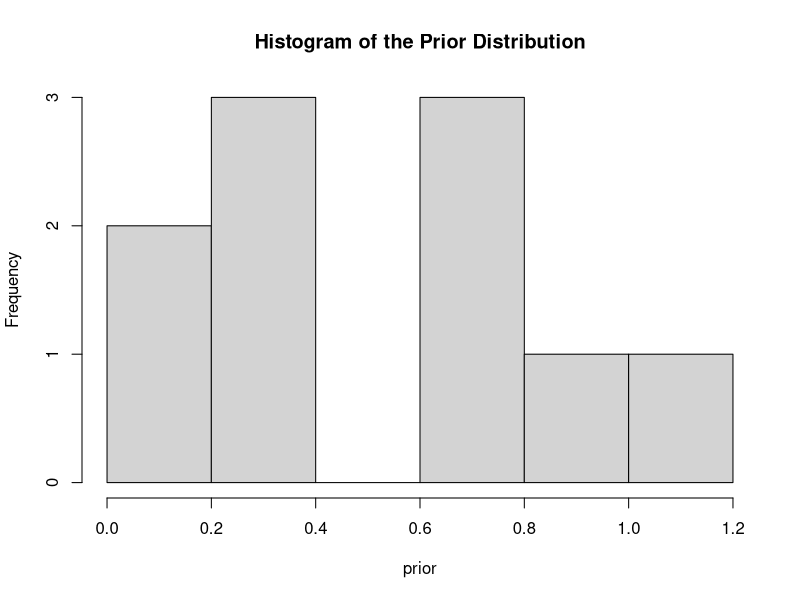
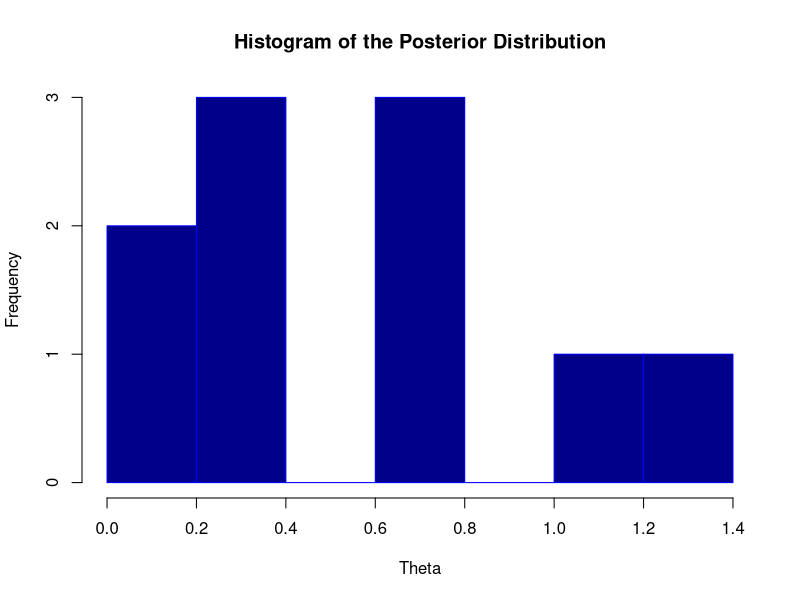
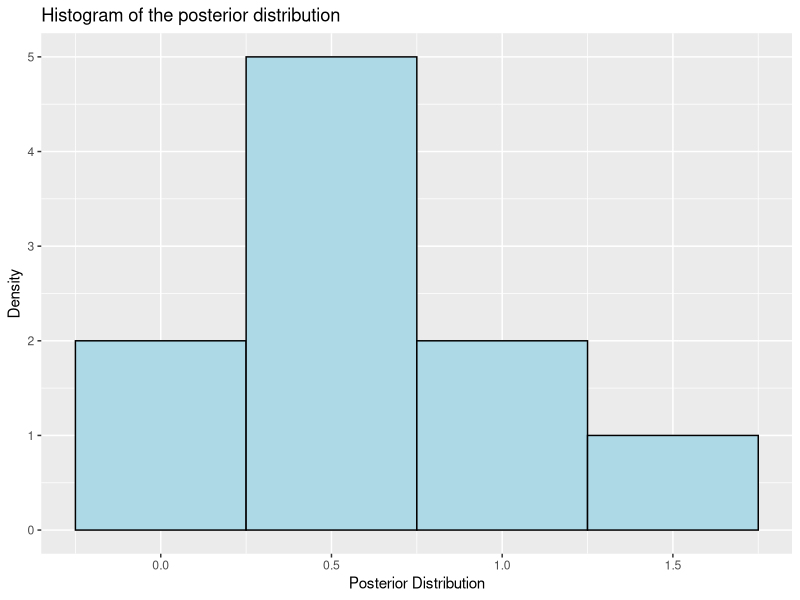
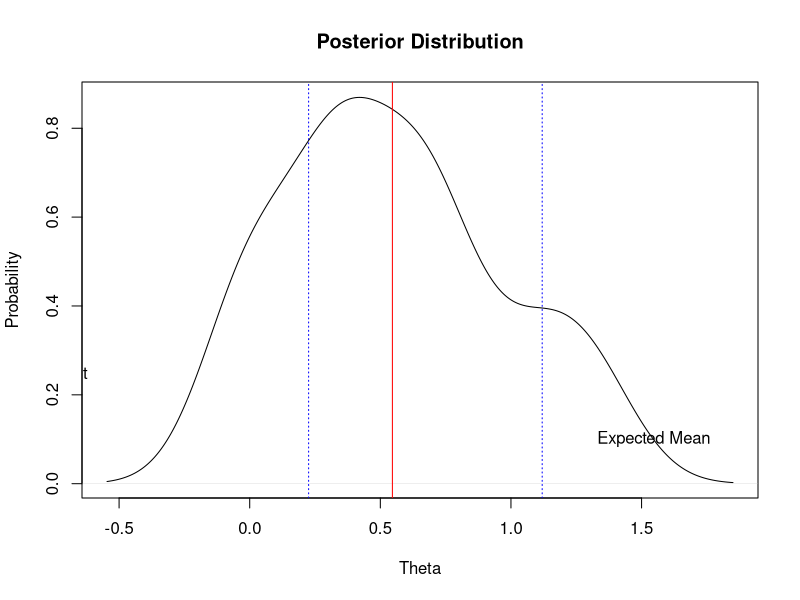
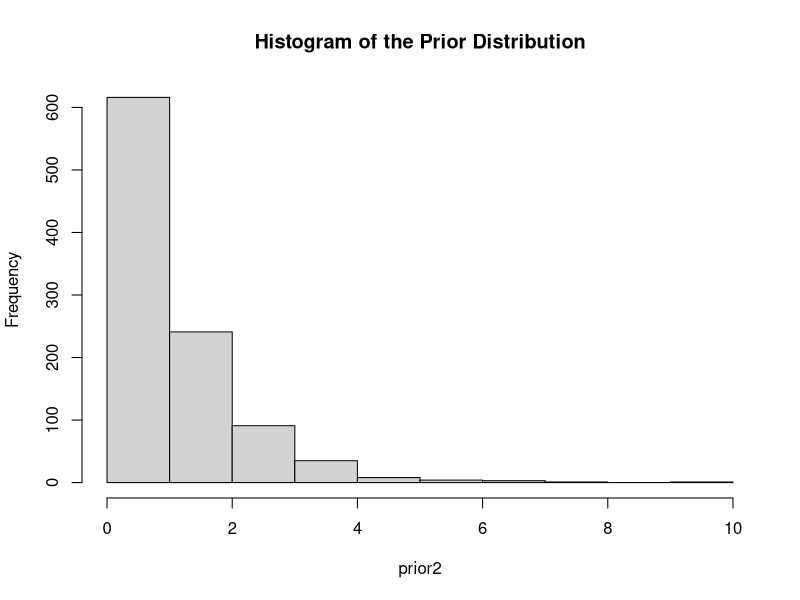
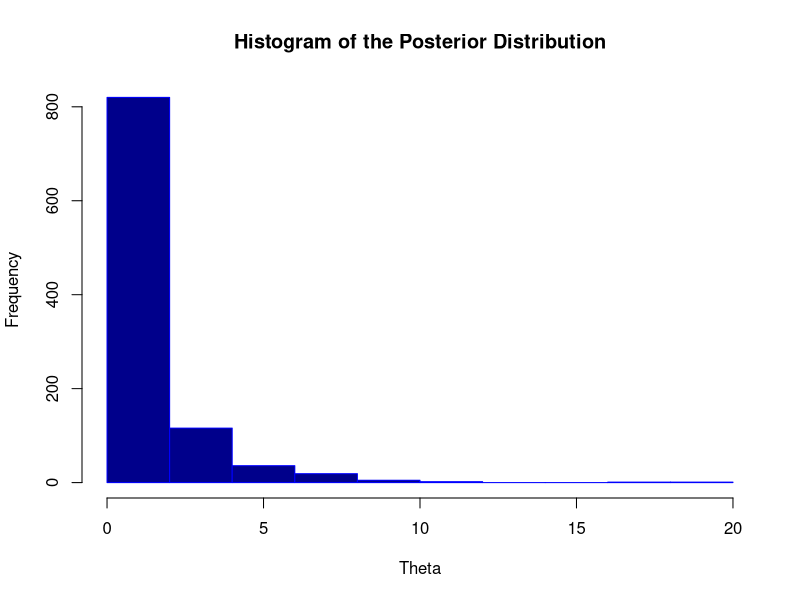
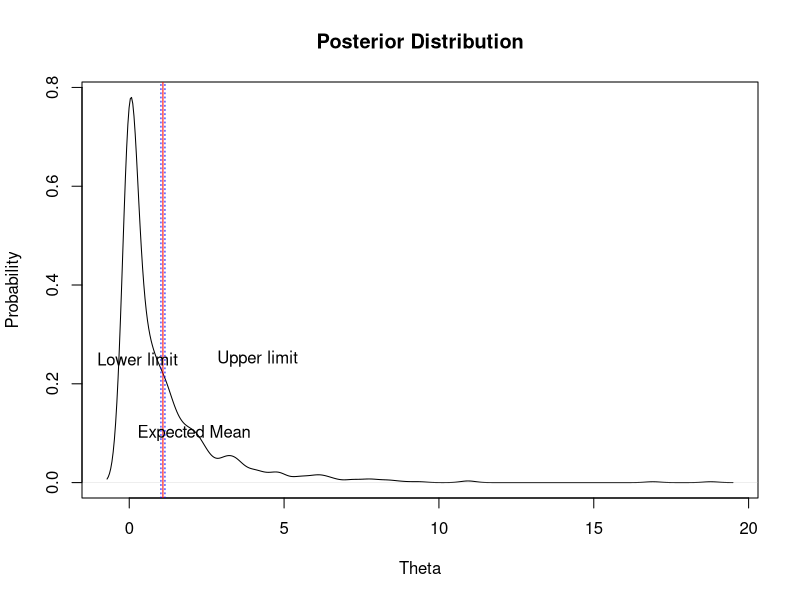

Reproduce these figures in R, in order.
## ---- chunk 1
knitr::opts_chunk$set(echo = TRUE)
## ---- chunk 2
likelihood<-rpois(10, 1)
alpha_0=1
beta_0=1

prior<-rgamma(10, alpha_0, beta_0)
hist(prior, main="Histogram of the Prior Distribution")

posterior<-likelihood*prior
posterior1<-as.data.frame(posterior)
## ---- chunk 3
hist(posterior, main="Histogram of the Posterior Distribution", xlab="Theta", ylab="Frequency", border="blue", col="darkblue")
d<-density(posterior)
## ---- chunk 4
library(ggplot2)
p<-ggplot(posterior1, aes(x=posterior)) +  geom_histogram(binwidth=0.5, color="black", fill="lightblue") 
p + ggtitle("Histogram of the posterior distribution") + ylab("Density") + xlab("Posterior Distribution") + theme(legend.position = "top" )
## ---- chunk 5
alpha_1=sum(posterior, na.rm = FALSE)+alpha_0
alpha_1

beta_1=beta_0+10
beta_1

cred<-qgamma(c(0.025,0.975), shape=alpha_1, rate=beta_1)
## ---- chunk 6
mean(posterior)

plot(d, main="Posterior Distribution", xlab="Theta", ylab="Probability")
abline(v=mean(posterior), col="red", lty=1) 
text(mean(posterior)+1,0.1,labels="Expected Mean", cex=1)

cred[1]

abline(v=cred[1], col="blue", lty=3)
text(cred[1]-1,0.25,labels="Lower limit", cex=1)

cred[2]

abline(v=cred[2], col="blue", lty=3)
text(cred[2]+1,0.25,labels="Upper limit", cex=1)
## ---- chunk 7
likelihood2<-rpois(1000, 1)

prior2<-rgamma(1000, alpha_0, beta_0)
hist(prior2, main="Histogram of the Prior Distribution")

posterior2<-likelihood2*prior2
posterior2_<-as.data.frame(posterior2)
## ---- chunk 8
hist(posterior2, main="Histogram of the Posterior Distribution", xlab="Theta", ylab="Frequency", border="blue", 
     col="darkblue")
d2<-density(posterior2)
## ---- chunk 9
alpha_1=sum(posterior2)+alpha_0
alpha_1

beta_1=beta_0+1000
beta_1

cred2<-qgamma(c(0.025,0.975), shape=alpha_1, rate=beta_1)
cred2

cred2[1]
cred2[2]

## ---- chunk 10
plot(d2, main="Posterior Distribution", xlab="Theta", ylab="Probability")
abline(v=mean(posterior2), col="red", lty=1)
text(mean(posterior2)+1,0.1,labels="Expected Mean", cex=1)
abline(v=cred2[1], col="blue", lty=3)
text(cred2[1]-0.75,0.25,labels="Lower limit", cex=1)
abline(v=cred2[2], col="blue", lty=3)
text(cred2[2]+3,0.25,labels="Upper limit", cex=1)


